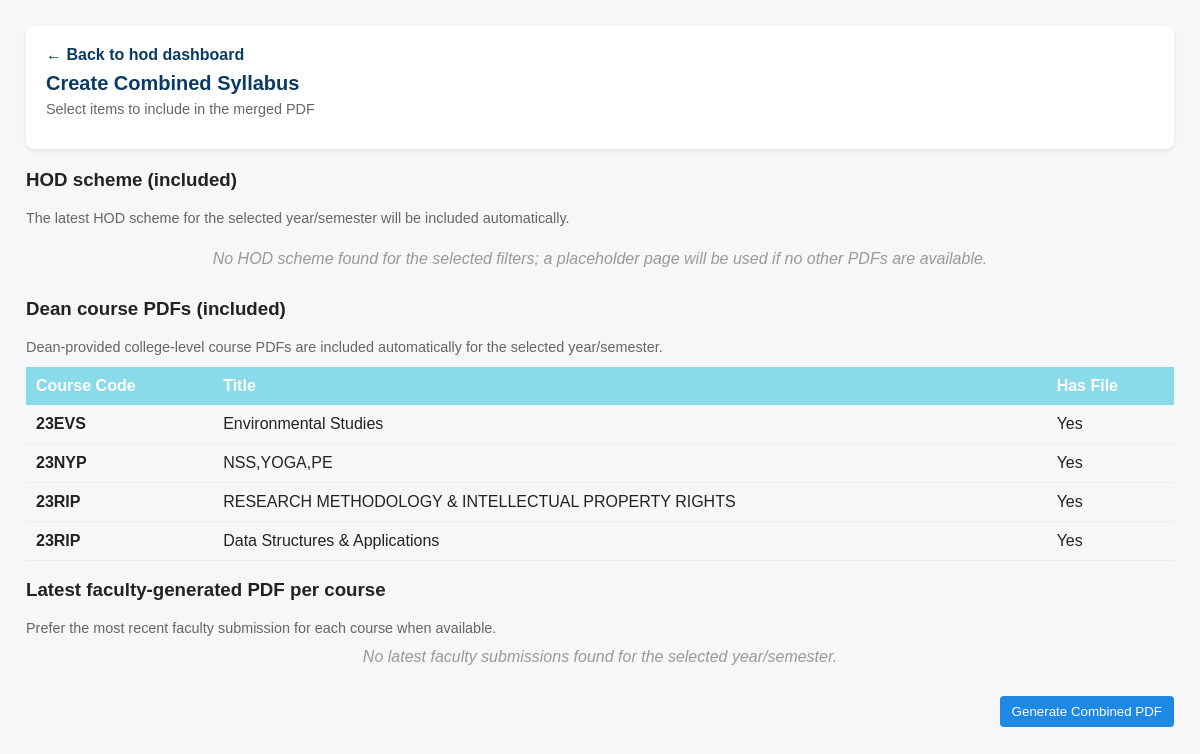
Page /hod/create-combined-syllabus/1/ (signed in) on the committed database.
### academics/models.py (models this page shows, shortened)
class CollegeLevelCourse(models.Model):
    department = models.CharField(max_length=100, default="All Branches")
    course_category = models.CharField(max_length=100)
    course_code = models.CharField(max_length=50)
    course_title = models.CharField(max_length=200)
    semester = models.PositiveSmallIntegerField(
        null=True,
        blank=True,
        help_text="Semester number (1-8). Optional."
    )
    admission_year = models.CharField(max_length=8, null=True, blank=True, help_text="Admission year (e.g. 2025). Optional.")
    teaching_hours_L = models.IntegerField(default=0)
    teaching_hours_T = models.IntegerField(default=0)
    teaching_hours_P = models.IntegerField(default=0)
    cie_marks = models.IntegerField(default=50)
    see_marks = models.IntegerField(default=50)
    credits = models.DecimalField(max_digits=4, decimal_places=1, default=Decimal("0.0"))
    optional_branch = models.CharField(max_length=20, blank=True, null=True)
    branch = models.ForeignKey('Branch', on_delete=models.SET_NULL, null=True, blank=True)
    syllabus_pdf = models.FileField(upload_to='syllabus_pdfs/', null=True, blank=True)
    description = models.TextField(blank=True, null=True)
    added_by = models.ForeignKey(settings.AUTH_USER_MODEL, on_delete=models.SET_NULL, null=True, blank=True)
    created_on = models.DateTimeField(auto_now_add=True)
    is_deleted = models.BooleanField(default=False)
    deleted_at = models.DateTimeField(null=True, blank=True)
    class Meta:
        ordering = ['course_code', 'course_title']

### hod/views.py (the view, shortened to what this page needs)
# urls.py: path('create-combined-syllabus/<int:branch_pk>/', views.create_combined_syllabus, name='create_combined_syllabus'),
@login_required
def create_combined_syllabus(request, branch_pk):
    branch = get_object_or_404(Branch, pk=branch_pk)
    year = request.GET.get('year', '').strip()
    semester = request.GET.get('semester', '').strip()
    schemes = []
    latest_scheme = None
    try:
        SchemeDocument = apps.get_model('hod', 'SchemeDocument')
        scheme_qs = SchemeDocument.objects.filter(branch=branch, is_deleted=False)
        if year:
            try:
                scheme_qs = scheme_qs.filter(year=int(year))
            except ValueError:
                pass
        if semester:
            try:
                scheme_qs = scheme_qs.filter(semester=int(semester))
            except ValueError:
                pass
        schemes = scheme_qs.order_by('-created_at')
        latest_scheme = schemes.first() if schemes else None
    except LookupError:
        pass
    latest_selected_ids = []
    if not year and latest_scheme:
        try:
            year = str(latest_scheme.year)
        except Exception:
            pass
    if not semester and latest_scheme:
        try:
            semester = str(latest_scheme.semester)
        except Exception:
            pass
    latest_faculty_list = []
    dean_courses_with_pdf = []
    approved_only = True if request.GET.get('approved_only') in ('1', 'true', 'True') else False
    if getattr(request.user, 'hod_assignment', None):
        try:
            FacultySyllabusPDF = apps.get_model('hod', 'FacultySyllabusPDF')
            pdf_qs = FacultySyllabusPDF.objects.filter(branch=branch)
            if year:
                pdf_qs = pdf_qs.filter(Q(year=str(year)) | Q(year__isnull=True) | Q(year=''))
            if semester:
                pdf_qs = pdf_qs.filter(Q(semester=str(semester)) | Q(semester__isnull=True) | Q(semester=''))
            if approved_only:
                pdf_qs = pdf_qs.filter(approved=True)
            try:
                latest_qs = pdf_qs.select_related('course', 'created_by').order_by('course_id', '-created_at')
                latest_map = {}
                latest_faculty_list = [latest_map[cid] for cid in sorted(latest_map.keys())]
                latest_selected_ids = [p.pk for p in latest_faculty_list]
            except Exception:
                latest_faculty_list = []
                latest_selected_ids = []
        except LookupError:
            latest_faculty_list = []
            latest_selected_ids = []
    try:
        CollegeLevelCourse = apps.get_model('academics', 'CollegeLevelCourse')
        dean_courses_qs = CollegeLevelCourse.objects.filter(department="All Branches", is_deleted=False).filter(
            Q(branch__isnull=True) | Q(branch=branch)
        )
        for year_field in ['admission_year', 'year', 'academic_year']:
            if hasattr(CollegeLevelCourse, year_field) and year not in (None, '', 0):
                try:
                    dean_courses_qs = dean_courses_qs.filter(**{year_field: int(year)})
                except Exception:
                    try:
                        dean_courses_qs = dean_courses_qs.filter(**{year_field: str(year)})
                    except Exception:
                        pass
                break
        dean_courses = []
        for course in dean_courses_qs.order_by('course_code'):
            has_doc = False
            try:
                pdf_field = getattr(course, 'syllabus_pdf', None)
                if pdf_field and getattr(pdf_field, 'path', None) and os.path.exists(pdf_field.path):
                    has_doc = True
            except Exception:
                has_doc = False
            try:
                Syllabus = apps.get_model('academics', 'Syllabus')
                if Syllabus.objects.filter(course=course, is_deleted=False).exists():
                    has_doc = True
            except Exception:
                pass
            setattr(course, 'has_syllabus', has_doc)
            dean_courses.append(course)
    except LookupError:
        pass
    latest_combined = None
    try:
        CombinedSyllabus = apps.get_model('hod', 'CombinedSyllabus')
        if CombinedSyllabus:
            latest_combined = CombinedSyllabus.objects.filter(branch=branch, year=year, semester=semester).order_by('-created_at').first()
    except LookupError:
        latest_combined = None
    context = {
        'branch': branch,
        'branch_pk': branch_pk,
        'year': year,
        'semester': semester,
        'schemes': schemes,
        'latest_scheme': latest_scheme,
        'latest_faculty_list': latest_faculty_list,
        'latest_selected_ids': latest_selected_ids,
        'dean_courses': dean_courses,
        'latest_combined': latest_combined,
    }
    return render(request, 'hod/create_combined_syllabus.html', context)

### hod/templates/hod/create_combined_syllabus.html (shortened to what this page needs)
{% load static %}
<!doctype html>
<html>
<head>
</head>
<body>
  <div class="card">
    <div style="margin-bottom:8px;">
      <a href="javascript:history.back()" style="color:#0a3b66;text-decoration:none;font-weight:600;">&larr; Back to hod dashboard</a>
    </div>
    <div style="margin-bottom:12px;">
      <h1>Create Combined Syllabus</h1>
      {% if year and semester %}
        <div class="section-subtitle">Showing options for Year {{ year }}, Semester {{ semester }}</div>
      {% else %}
        <div class="section-subtitle">Select items to include in the merged PDF</div>
      {% endif %}
    </div>
    </div>
    <form method="post" action="{% if branch %}{% url 'hod:generate_combined_syllabus' branch.pk %}{% elif branch_pk %}{% url 'hod:generate_combined_syllabus' branch_pk %}{% else %}{{ request.path }}{% endif %}">
      <h3 style="margin-top:12px;">HOD scheme (included)</h3>
      <div class="muted">The latest HOD scheme for the selected year/semester will be included automatically.</div>
      <div style="margin:12px 0 18px;">
        {% if latest_scheme %}
          <div><strong>{{ latest_scheme.title }}</strong> — {{ latest_scheme.year }} Sem{{ latest_scheme.semester }}</div>
          <div class="small text-muted">Generated on {{ latest_scheme.created_at|date:"d M Y, g:i a" }}</div>
        {% else %}
          <div class="empty-state">No HOD scheme found for the selected filters; a placeholder page will be used if no other PDFs are available.</div>
        {% endif %}
      </div>
      <h3>Dean course PDFs (included)</h3>
      <div class="muted">Dean-provided college-level course PDFs are included automatically for the selected year/semester.</div>
      {% if dean_courses %}
        <table>
          <thead>
            <tr><th>Course Code</th><th>Title</th><th>Has File</th></tr>
          </thead>
          <tbody>
            {% for course in dean_courses %}
              <tr>
                <td style="font-weight:700">{{ course.course_code }}</td>
                <td>{{ course.course_title }}</td>
                <td>{% if course.has_syllabus %}Yes{% else %}No{% endif %}</td>
              </tr>
            {% endfor %}
          </tbody>
        </table>
      {% else %}
        <div class="empty-state">No dean course PDFs available for the selected filters.</div>
      {% endif %}
      <h3 style="margin-top:18px;">Latest faculty-generated PDF per course</h3>
      <div class="muted">Prefer the most recent faculty submission for each course when available.</div>
      {% if latest_faculty_list %}
        <table>
          <thead>
            <tr><th>Course</th><th>Submitted By</th><th>Submitted On</th></tr>
          </thead>
          <tbody>
            {% for p in latest_faculty_list %}
              <tr>
                <td style="font-weight:700">
                  {% if p.course %}
                    {{ p.course.course_code }} — {{ p.course.course_title }}
                  {% elif p.resolved_course %}
                    {{ p.resolved_course.course_code }} — {{ p.resolved_course.course_title|default:'' }}
                  {% else %}
                    {% with title=p.title|default:'' %}
                      {% if title %}
                        {% firstof title "(unknown course)" %}
                      {% else %}
                        {% if p.pdf_file %}
                          {{ p.pdf_file.name|slice:":20" }}
                        {% else %}
                          (unknown course)
                        {% endif %}
                      {% endif %}
                    {% endwith %}
                  {% endif %}
                </td>
                <td>{% if p.created_by %}{{ p.created_by.get_full_name|default:p.created_by.username }}{% else %}Unknown{% endif %}</td>
                <td>{{ p.created_at|date:"d M Y, g:i a" }}</td>
              </tr>
              <input type="hidden" name="latest_submissions" value="{{ p.pk }}">
            {% endfor %}
          </tbody>
        </table>
      {% else %}
        <div class="empty-state">No latest faculty submissions found for the selected year/semester.</div>
      {% endif %}
      <div style="margin-top:18px;text-align:right;">
        <button class="btn" type="submit" style="margin-left:8px;">Generate Combined PDF</button>
      </div>
    </form>
</body>
</html>

### hod/templates/hod/create_combined_syllabus.html (style rules this page uses)
body { font-family: Arial, sans-serif; background:#f6f7f8; color:#222; padding:18px; }
.card { background:#fff; border-radius:8px; padding:20px; box-shadow:0 2px 4px rgba(0,0,0,0.08); margin-bottom:20px; }
h1 { margin:0 0 6px; color:#0a3b66; font-size:1.25rem; }
.section-subtitle { color:#666; font-size:0.9rem; margin-bottom:12px; }
table { width:100%; border-collapse:collapse; margin:12px 0; }
th { background:#8ADBE9; color:white; padding:10px; text-align:left; font-weight:bold; }
td { padding:10px; border-bottom:1px solid #eee; }
.btn { display:inline-block; padding:8px 12px; background:#1e88e5; color:white; text-decoration:none; border-radius:4px; border:none; cursor:pointer; }
.empty-state { color:#999; font-style:italic; padding:12px; text-align:center; }
.muted { color:#666; font-size:0.9rem; }

### rows in the picture
CollegeLevelCourse: course_code "23EVS", course_title "Environmental Studies", shows "Yes"
CollegeLevelCourse: course_code "23NYP", course_title "NSS,YOGA,PE", shows "Yes"
CollegeLevelCourse: course_code "23RIP", course_title "RESEARCH METHODOLOGY & INTELLECTUAL PROPERTY RIGHTS", shows "Yes"
CollegeLevelCourse: course_code "23RIP", course_title "Data Structures & Applications", shows "Yes"
